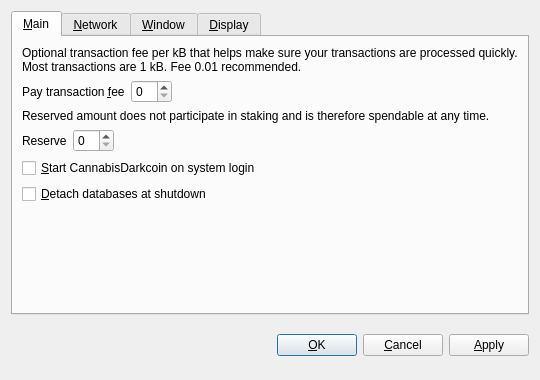
<?xml version="1.0" encoding="UTF-8"?>
<ui version="4.0">
 <class>OptionsDialog</class>
 <widget class="QDialog" name="OptionsDialog">
  <property name="geometry">
   <rect>
    <x>0</x>
    <y>0</y>
    <width>540</width>
    <height>380</height>
   </rect>
  </property>
  <property name="windowTitle">
   <string>Options</string>
  </property>
  <property name="modal">
   <bool>true</bool>
  </property>
  <layout class="QVBoxLayout" name="verticalLayout">
   <item>
    <widget class="QTabWidget" name="tabWidget">
     <property name="tabPosition">
      <enum>QTabWidget::North</enum>
     </property>
     <property name="currentIndex">
      <number>0</number>
     </property>
     <widget class="QWidget" name="tabMain">
      <attribute name="title">
       <string>&amp;Main</string>
      </attribute>
      <layout class="QVBoxLayout" name="verticalLayout_Main">
       <item>
        <widget class="QLabel" name="transactionFeeInfoLabel">
         <property name="text">
          <string>Optional transaction fee per kB that helps make sure your transactions are processed quickly. Most transactions are 1 kB. Fee 0.01 recommended.</string>
         </property>
         <property name="textFormat">
          <enum>Qt::PlainText</enum>
         </property>
         <property name="wordWrap">
          <bool>true</bool>
         </property>
        </widget>
       </item>
       <item>
        <layout class="QHBoxLayout" name="horizontalLayoutFee">
         <item>
          <widget class="QLabel" name="transactionFeeLabel">
           <property name="text">
            <string>Pay transaction &amp;fee</string>
           </property>
           <property name="textFormat">
            <enum>Qt::PlainText</enum>
           </property>
           <property name="buddy">
            <cstring>transactionFee</cstring>
           </property>
          </widget>
         </item>
         <item>
          <widget class="CannabisDarkcoinAmountField" name="transactionFee"/>
         </item>
         <item>
          <spacer name="horizontalSpacerFee">
           <property name="orientation">
            <enum>Qt::Horizontal</enum>
           </property>
           <property name="sizeHint" stdset="0">
            <size>
             <width>40</width>
             <height>20</height>
            </size>
           </property>
          </spacer>
         </item>
        </layout>
       </item>
       <item>
        <widget class="QLabel" name="reserveBalanceInfoLabel">
         <property name="text">
          <string>Reserved amount does not participate in staking and is therefore spendable at any time.</string>
         </property>
         <property name="textFormat">
          <enum>Qt::PlainText</enum>
         </property>
         <property name="wordWrap">
          <bool>true</bool>
         </property>
        </widget>
       </item>
       <item>
        <layout class="QHBoxLayout" name="horizontalLayoutReserveBalance">
         <item>
          <widget class="QLabel" name="reserveBalanceLabel">
           <property name="text">
            <string>Reserve</string>
           </property>
           <property name="textFormat">
            <enum>Qt::PlainText</enum>
           </property>
           <property name="buddy">
            <cstring>reserveBalance</cstring>
           </property>
          </widget>
         </item>
         <item>
          <widget class="CannabisDarkcoinAmountField" name="reserveBalance"/>
         </item>
         <item>
          <spacer name="horizontalSpacerReserveBalance">
           <property name="orientation">
            <enum>Qt::Horizontal</enum>
           </property>
           <property name="sizeHint" stdset="0">
            <size>
             <width>40</width>
             <height>20</height>
            </size>
           </property>
          </spacer>
         </item>
        </layout>
       </item>
       <item>
        <widget class="QCheckBox" name="cannabisdarkcoinAtStartup">
         <property name="toolTip">
          <string>Automatically start CannabisDarkcoin after logging in to the system.</string>
         </property>
         <property name="text">
          <string>&amp;Start CannabisDarkcoin on system login</string>
         </property>
        </widget>
       </item>
       <item>
        <widget class="QCheckBox" name="detachDatabases">
         <property name="toolTip">
          <string>Detach block and address databases at shutdown. This means they can be moved to another data directory, but it slows down shutdown. The wallet is always detached.</string>
         </property>
         <property name="text">
          <string>&amp;Detach databases at shutdown</string>
         </property>
        </widget>
       </item>
       <item>
        <spacer name="verticalSpacer_Main">
         <property name="orientation">
          <enum>Qt::Vertical</enum>
         </property>
         <property name="sizeHint" stdset="0">
          <size>
           <width>20</width>
           <height>40</height>
          </size>
         </property>
        </spacer>
       </item>
      </layout>
     </widget>
     <widget class="QWidget" name="tabNetwork">
      <attribute name="title">
       <string>&amp;Network</string>
      </attribute>
      <layout class="QVBoxLayout" name="verticalLayout_Network">
       <item>
        <widget class="QCheckBox" name="mapPortUpnp">
         <property name="toolTip">
          <string>Automatically open the CannabisDarkcoin client port on the router. This only works when your router supports UPnP and it is enabled.</string>
         </property>
         <property name="text">
          <string>Map port using &amp;UPnP</string>
         </property>
        </widget>
       </item>
       <item>
        <widget class="QCheckBox" name="connectSocks">
         <property name="toolTip">
          <string>Connect to the CannabisDarkcoin network through a SOCKS proxy (e.g. when connecting through Tor).</string>
         </property>
         <property name="text">
          <string>&amp;Connect through SOCKS proxy:</string>
         </property>
        </widget>
       </item>
       <item>
        <layout class="QHBoxLayout" name="horizontalLayout_Network">
         <item>
          <widget class="QLabel" name="proxyIpLabel">
           <property name="text">
            <string>Proxy &amp;IP:</string>
           </property>
           <property name="textFormat">
            <enum>Qt::PlainText</enum>
           </property>
           <property name="buddy">
            <cstring>proxyIp</cstring>
           </property>
          </widget>
         </item>
         <item>
          <widget class="QValidatedLineEdit" name="proxyIp">
           <property name="maximumSize">
            <size>
             <width>140</width>
             <height>16777215</height>
            </size>
           </property>
           <property name="toolTip">
            <string>IP address of the proxy (e.g. 127.0.0.1)</string>
           </property>
          </widget>
         </item>
         <item>
          <widget class="QLabel" name="proxyPortLabel">
           <property name="text">
            <string>&amp;Port:</string>
           </property>
           <property name="textFormat">
            <enum>Qt::PlainText</enum>
           </property>
           <property name="buddy">
            <cstring>proxyPort</cstring>
           </property>
          </widget>
         </item>
         <item>
          <widget class="QLineEdit" name="proxyPort">
           <property name="maximumSize">
            <size>
             <width>55</width>
             <height>16777215</height>
            </size>
           </property>
           <property name="toolTip">
            <string>Port of the proxy (e.g. 9050)</string>
           </property>
          </widget>
         </item>
         <item>
          <widget class="QLabel" name="socksVersionLabel">
           <property name="text">
            <string>SOCKS &amp;Version:</string>
           </property>
           <property name="textFormat">
            <enum>Qt::PlainText</enum>
           </property>
           <property name="buddy">
            <cstring>socksVersion</cstring>
           </property>
          </widget>
         </item>
         <item>
          <widget class="QValueComboBox" name="socksVersion">
           <property name="toolTip">
            <string>SOCKS version of the proxy (e.g. 5)</string>
           </property>
          </widget>
         </item>
         <item>
          <spacer name="horizontalSpacer_Network">
           <property name="orientation">
            <enum>Qt::Horizontal</enum>
           </property>
           <property name="sizeHint" stdset="0">
            <size>
             <width>40</width>
             <height>20</height>
            </size>
           </property>
          </spacer>
         </item>
        </layout>
       </item>
       <item>
        <spacer name="verticalSpacer_Network">
         <property name="orientation">
          <enum>Qt::Vertical</enum>
         </property>
         <property name="sizeHint" stdset="0">
          <size>
           <width>20</width>
           <height>40</height>
          </size>
         </property>
        </spacer>
       </item>
      </layout>
     </widget>
     <widget class="QWidget" name="tabWindow">
      <attribute name="title">
       <string>&amp;Window</string>
      </attribute>
      <layout class="QVBoxLayout" name="verticalLayout_Window">
       <item>
        <widget class="QCheckBox" name="minimizeToTray">
         <property name="toolTip">
          <string>Show only a tray icon after minimizing the window.</string>
         </property>
         <property name="text">
          <string>&amp;Minimize to the tray instead of the taskbar</string>
         </property>
        </widget>
       </item>
       <item>
        <widget class="QCheckBox" name="minimizeOnClose">
         <property name="toolTip">
          <string>Minimize instead of exit the application when the window is closed. When this option is enabled, the application will be closed only after selecting Quit in the menu.</string>
         </property>
         <property name="text">
          <string>M&amp;inimize on close</string>
         </property>
        </widget>
       </item>
       <item>
        <spacer name="verticalSpacer_Window">
         <property name="orientation">
          <enum>Qt::Vertical</enum>
         </property>
         <property name="sizeHint" stdset="0">
          <size>
           <width>20</width>
           <height>40</height>
          </size>
         </property>
        </spacer>
       </item>
      </layout>
     </widget>
     <widget class="QWidget" name="tabDisplay">
      <attribute name="title">
       <string>&amp;Display</string>
      </attribute>
      <layout class="QVBoxLayout" name="verticalLayout_Display">
       <item>
        <layout class="QHBoxLayout" name="horizontalLayout_1_Display">
         <item>
          <widget class="QLabel" name="langLabel">
           <property name="text">
            <string>User Interface &amp;language:</string>
           </property>
           <property name="textFormat">
            <enum>Qt::PlainText</enum>
           </property>
           <property name="buddy">
            <cstring>lang</cstring>
           </property>
          </widget>
         </item>
         <item>
          <widget class="QValueComboBox" name="lang">
           <property name="toolTip">
            <string>The user interface language can be set here. This setting will take effect after restarting CannabisDarkcoin.</string>
           </property>
          </widget>
         </item>
        </layout>
       </item>
       <item>
        <layout class="QHBoxLayout" name="horizontalLayout_2_Display">
         <item>
          <widget class="QLabel" name="unitLabel">
           <property name="text">
            <string>&amp;Unit to show amounts in:</string>
           </property>
           <property name="textFormat">
            <enum>Qt::PlainText</enum>
           </property>
           <property name="buddy">
            <cstring>unit</cstring>
           </property>
          </widget>
         </item>
         <item>
          <widget class="QValueComboBox" name="unit">
           <property name="toolTip">
            <string>Choose the default subdivision unit to show in the interface and when sending coins.</string>
           </property>
          </widget>
         </item>
        </layout>
       </item>
       <item>
        <widget class="QCheckBox" name="displayAddresses">
         <property name="toolTip">
          <string>Whether to show CannabisDarkcoin addresses in the transaction list or not.</string>
         </property>
         <property name="text">
          <string>&amp;Display addresses in transaction list</string>
         </property>
        </widget>
       </item>
       <item>
        <widget class="QCheckBox" name="coinControlFeatures">
         <property name="toolTip">
          <string>Whether to show coin control features or not.</string>
         </property>
         <property name="text">
          <string>Display coin &amp;control features (experts only!)</string>
         </property>
        </widget>
       </item>
       <item>
        <spacer name="verticalSpacer_Display">
         <property name="orientation">
          <enum>Qt::Vertical</enum>
         </property>
         <property name="sizeHint" stdset="0">
          <size>
           <width>20</width>
           <height>40</height>
          </size>
         </property>
        </spacer>
       </item>
      </layout>
     </widget>
    </widget>
   </item>
   <item>
    <layout class="QHBoxLayout" name="horizontalLayout_Buttons">
     <item>
      <spacer name="horizontalSpacer_1">
       <property name="orientation">
        <enum>Qt::Horizontal</enum>
       </property>
       <property name="sizeHint" stdset="0">
        <size>
         <width>40</width>
         <height>48</height>
        </size>
       </property>
      </spacer>
     </item>
     <item>
      <widget class="QLabel" name="statusLabel">
       <property name="font">
        <font>
         <weight>75</weight>
         <bold>true</bold>
        </font>
       </property>
       <property name="text">
        <string/>
       </property>
       <property name="textFormat">
        <enum>Qt::PlainText</enum>
       </property>
       <property name="wordWrap">
        <bool>true</bool>
       </property>
      </widget>
     </item>
     <item>
      <spacer name="horizontalSpacer_2">
       <property name="orientation">
        <enum>Qt::Horizontal</enum>
       </property>
       <property name="sizeHint" stdset="0">
        <size>
         <width>40</width>
         <height>48</height>
        </size>
       </property>
      </spacer>
     </item>
     <item>
      <widget class="QPushButton" name="okButton">
       <property name="text">
        <string>&amp;OK</string>
       </property>
      </widget>
     </item>
     <item>
      <widget class="QPushButton" name="cancelButton">
       <property name="text">
        <string>&amp;Cancel</string>
       </property>
       <property name="autoDefault">
        <bool>false</bool>
       </property>
      </widget>
     </item>
     <item>
      <widget class="QPushButton" name="applyButton">
       <property name="text">
        <string>&amp;Apply</string>
       </property>
       <property name="autoDefault">
        <bool>false</bool>
       </property>
      </widget>
     </item>
    </layout>
   </item>
  </layout>
 </widget>
 <customwidgets>
  <customwidget>
   <class>CannabisDarkcoinAmountField</class>
   <extends>QSpinBox</extends>
   <header>cannabisdarkcoinamountfield.h</header>
  </customwidget>
  <customwidget>
   <class>QValueComboBox</class>
   <extends>QComboBox</extends>
   <header>qvaluecombobox.h</header>
  </customwidget>
  <customwidget>
   <class>QValidatedLineEdit</class>
   <extends>QLineEdit</extends>
   <header>qvalidatedlineedit.h</header>
  </customwidget>
 </customwidgets>
 <resources/>
 <connections/>
</ui>
